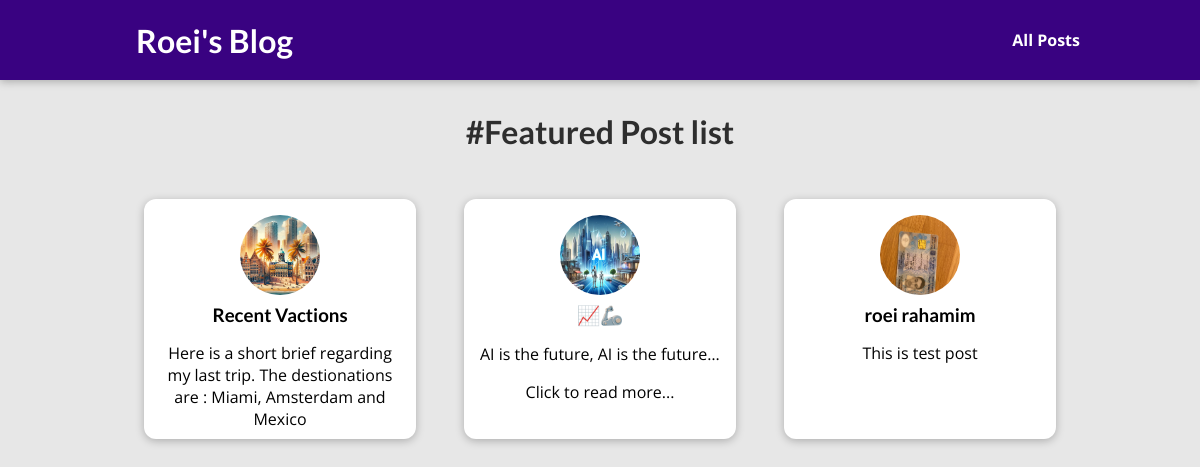
The app's page /tags/1 with its own data.
### blog/models.py (models this page shows, shortened)
class Tag(models.Model):
    caption = models.CharField(max_length=20, null=False, unique=True)
    def __str__(self) -> str:
        return f"#{self.caption}"

class Post(models.Model):
    title = models.CharField(max_length=150)
    excerpt = models.CharField(max_length=255)
    image = models.ImageField(upload_to="blog/images")
    date = models.DateField(auto_now=True)
    slug = models.SlugField(
        unique=True,
        blank=True,
    )
    content = models.TextField(validators=[MinLengthValidator(10)])
    author = models.ForeignKey(
        Author, null=True, on_delete=models.SET_NULL, related_name="posts"
    )
    tags = models.ManyToManyField(Tag)

### blog/views.py (the view)
# urls.py: path("tags/<int:tag_id>", views.PostsByTagView.as_view(), name="post-by-tag"),
class PostsByTagView(ListView):
    template_name = "blog/post_tag.html"
    model = Post
    context_object_name = "posts"
    ordering = ["-date"]
    def get_queryset(self) -> QuerySet[Any]:
        selected_tag = Tag.objects.get(id=self.kwargs["tag_id"])
        posts = Post.objects.filter(tags=selected_tag)
        return posts
    def get_context_data(self, **kwargs: Any) -> dict[str, Any]:
        context = super().get_context_data(**kwargs)
        tag_id = self.kwargs["tag_id"]
        print(tag_id)
        context["tag"] = Tag.objects.get(id=tag_id)
        return context

### blog/templates/blog/post_tag.html (shortened to what this page needs)
{% extends "blog/base.html" %}
{% load static %}
{% block css_file %}
<link rel="stylesheet" href="{% static "blog/post_tag.css" %}"
{% endblock%}
{% block body %}
    <section id="all-posts">
        <h2> {{tag}} Post list</h2>
        <ul>
            {% for post_dict in posts %}
            {% include "blog/includes/post.html" with post_data=post_dict %}
            {% endfor %}
        </ul>
    </section>
{% endblock%}

### blog/templates/blog/base.html (shortened to what this page needs)
{% load static %}
<!DOCTYPE html>
<html lang="en">
  <head>
    <link rel="stylesheet" href="{% static "app.css" %}"> {% block css_file %}{%endblock css_file %}
  </head>
  <body>
    {% include "blog/includes/header.html" %}
    {% block body %}{% endblock body%}
  </body>
</html>

### blog/templates/blog/includes/header.html (shortened to what this page needs)
<header id="main-navigation">
  <h1><a href="{% url "blog-home" %}">Roei's Blog</a></h1>
  <nav>
    <a href="{% url "all-posts" %}">All Posts</a>
  </nav>
</header>

### blog/templates/blog/includes/post.html (shortened to what this page needs)
{% load static %}
<head>
  <link rel="stylesheet" href="{% static "blog/post.css" %}">
</head>
<li>
  <article class="post">
    <a id="post-anchor" href="{% url "post-data" post_data.slug %}">
        <section class="content_section">
            <img src="{{post_data.image.url}}" />
            <div class="post__content">
                <h3>{{post_data.title}}</h3>
                <div class="short__paragraph">
                <p id="excerpt_paragraph">{{post_data.excerpt}}</p>
                <p id="read-more"></p>
                </div>
            </div>
        </section>
    </a>
  </article>
</li>

### staticfiles/app.css (style rules this page uses)
* { box-sizing: border-box; }
html { font-family: "Open Sans", "Lato", sans-serif; }
body { margin: 0; }
h1, h2, h3 { font-family: "Lato", sans-serif; font-weight: bold; }
#main-navigation { width: 100%; height: 5rem; display: flex; justify-content: space-between; align-items: center; padding: 0 10%; position: absolute; top: 0; left: 0; }
#main-navigation a { text-decoration: none; color: white; font-weight: bold; margin-left: 1rem; }

### staticfiles/blog/post_tag.css (style rules this page uses)
body { background-color: #e7e7e7; }
#main-navigation { background-color: #390281; box-shadow: 0 2px 8px rgba(0, 0, 0, 0.25); }
#all-posts { margin: 7rem auto; width: 90%; max-width: 60rem; }
#all-posts h2 { text-align: center; font-size: 2rem; color: #2e2e2e; margin: 3rem 0; }
ul { list-style: none; margin: 0; padding: 0; display: grid; grid-template-columns: repeat(auto-fill, minmax(20rem, 1fr)); gap: 1rem 0; }
.post img { width: 7rem; height: 7rem; }
.post a { height: 22rem; transform-origin: center; box-shadow: 0 2px 8px rgba(0, 0, 0, 0.25); border-radius: 12px; background-color: white; }

### staticfiles/blog/post.css (style rules this page uses)
.post { display: flex; flex-direction: column; align-items: center; text-align: center; }
.post a { text-decoration: none; color: black; transition: all 0.2s ease; padding: 1rem; width: 17em; height: 15em; }
.overflow { overflow: hidden; text-overflow: ellipsis; white-space: nowrap; }
.post img { width: 5rem; height: 5rem; object-fit: cover; border-radius: 50%; }
.post h3 { margin: 0.25rem 0; }

### records on screen
Tag: caption "#Featured"
Post: image (picture), title "Recent Vactions", excerpt "Here is a short brief regarding my last trip. The destionations are : Miami, Amsterdam and Mexico"
Post: image (picture), title "📈🦾", excerpt "AI is the future, AI is the future…"
Post: image (picture), title "roei rahamim", excerpt "This is test post"
